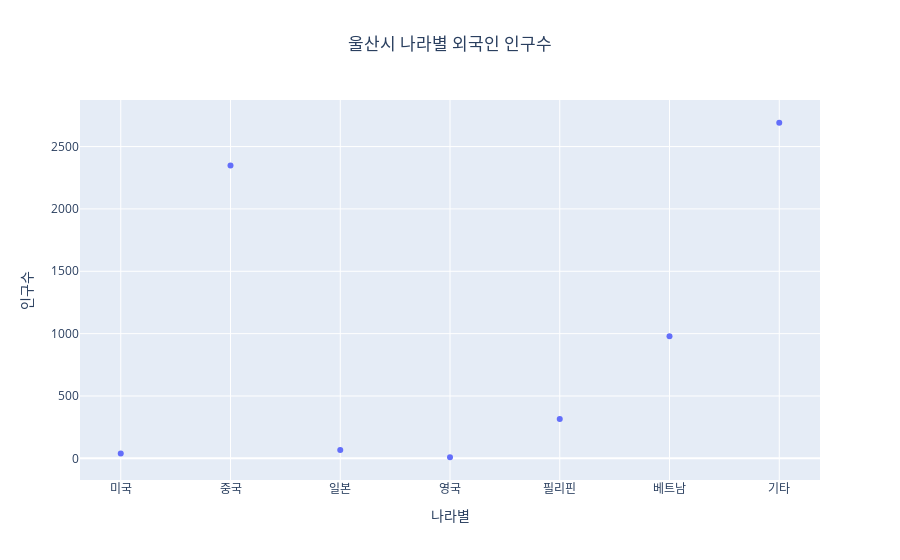

Notebook source saved alongside this figure:
### Code cell
df = pd.read_csv('Ulsan_foreigner_population.csv', encoding='cp949')
df = df.drop(columns=['기준일자'])

country = []
p = []

for i in range(len(df)):
    if df['국적'][i] not in country:
        country.append(df['국적'][i])

sum = 0
for i in country:
    for j in range(len(df)):
        if i == df['국적'][j]:
            sum += int(df[' 인구수 '][j])
    p.append(sum)
    sum = 0

fig = go.Figure(data=[go.Scatter(x=country, y=p, mode='markers')])
fig.update_traces(mode='markers', marker=dict(sizemode='area'))
fig.update_layout(title={'text': "울산시 나라별 외국인 인구수", 'x': 0.5},
                 xaxis=dict(title='나라별'),
                 yaxis=dict(title='인구수'))
fig.show()

### Figure 1 — Plotly figure (JSON) as saved in the notebook; plotly's stock layout.template omitted (floating-point values rounded to 4 significant figures)
{"data": [{"marker": {"sizemode": "area"}, "mode": "markers", "type": "scatter", "x": ["미국", "중국", "일본", "영국", "필리핀", "베트남", "기타"], "y": [40, 2349, 67, 9, 316, 979, 2691]}], "layout": {"title": {"text": "울산시 나라별 외국인 인구수", "x": 0.5}, "xaxis": {"title": {"text": "나라별"}}, "yaxis": {"title": {"text": "인구수"}}}}
